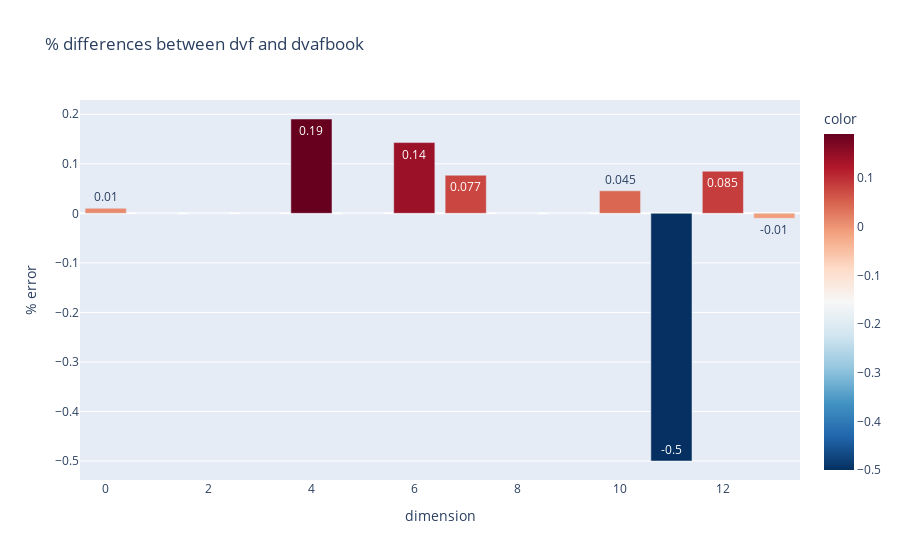

The notebook cell saved with this chart:
### Code cell
fig = px.bar(
    (df_diff["dvf"]-df_diff["dvf_book"]) / df_diff["dvf"],
    title="% differences between dvf and dvafbook",
    barmode="group",
    text_auto=".2",
    color = (df_diff["dvf"]-df_diff["dvf_book"])/df_diff["dvf"],
    color_continuous_scale="RdBu_r"
    )
fig.update_layout( xaxis_title='dimension', yaxis_title='% error')
fig.write_html("% differences between dvf and dvafbook.html")
fig.write_image("barplot2.png")
fig.show()

### Figure 1 — Plotly figure (JSON) as saved in the notebook; plotly's stock layout.template omitted (floating-point values rounded to 4 significant figures)
{"data": [{"alignmentgroup": "True", "hovertemplate": "index=%{x}<br>value=%{y}<br>color=%{marker.color}<extra></extra>", "legendgroup": "", "marker": {"color": [0.0102, 1.49e-08, -2.877e-08, -2.235e-08, 0.1905, 3.974e-08, 0.1429, 0.07692, -2.235e-08, -2.235e-08, 0.04545, -0.5, 0.08511, -0.0101], "coloraxis": "coloraxis", "pattern": {"shape": ""}}, "name": "", "offsetgroup": "", "orientation": "v", "showlegend": false, "textposition": "auto", "texttemplate": "%{y:.2}", "type": "bar", "x": [0, 1, 2, 3, 4, 5, 6, 7, 8, 9, 10, 11, 12, 13], "xaxis": "x", "y": [0.0102, 1.49e-08, -2.877e-08, -2.235e-08, 0.1905, 3.974e-08, 0.1429, 0.07692, -2.235e-08, -2.235e-08, 0.04545, -0.5, 0.08511, -0.0101], "yaxis": "y"}], "layout": {"barmode": "group", "coloraxis": {"colorbar": {"title": {"text": "color"}}, "colorscale": [[0, "rgb(5,48,97)"], [0.1, "rgb(33,102,172)"], [0.2, "rgb(67,147,195)"], [0.3, "rgb(146,197,222)"], [0.4, "rgb(209,229,240)"], [0.5, "rgb(247,247,247)"], [0.6, "rgb(253,219,199)"], [0.7, "rgb(244,165,130)"], [0.8, "rgb(214,96,77)"], [0.9, "rgb(178,24,43)"], [1, "rgb(103,0,31)"]]}, "legend": {"tracegroupgap": 0}, "title": {"text": "% differences between dvf and dvafbook"}, "xaxis": {"anchor": "y", "domain": [0, 1], "title": {"text": "dimension"}}, "yaxis": {"anchor": "x", "domain": [0, 1], "title": {"text": "% error"}}}}
